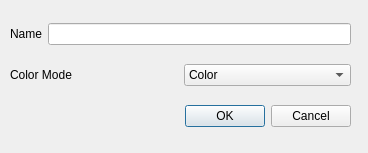
<?xml version="1.0" encoding="UTF-8"?>
<ui version="4.0">
 <class>Dialog</class>
 <widget class="QDialog" name="Dialog">
  <property name="geometry">
   <rect>
    <x>0</x>
    <y>0</y>
    <width>368</width>
    <height>153</height>
   </rect>
  </property>
  <property name="windowTitle">
   <string>Dialog</string>
  </property>
  <widget class="QWidget" name="verticalLayoutWidget">
   <property name="geometry">
    <rect>
     <x>10</x>
     <y>10</y>
     <width>341</width>
     <height>131</height>
    </rect>
   </property>
   <layout class="QVBoxLayout" name="verticalLayout">
    <item>
     <layout class="QHBoxLayout" name="horizontalLayout">
      <item>
       <widget class="QLabel" name="label_name">
        <property name="text">
         <string>Name</string>
        </property>
       </widget>
      </item>
      <item>
       <widget class="QLineEdit" name="name"/>
      </item>
     </layout>
    </item>
    <item>
     <layout class="QHBoxLayout" name="horizontalLayout_2">
      <item>
       <widget class="QLabel" name="label_color_mode">
        <property name="text">
         <string>Color Mode</string>
        </property>
       </widget>
      </item>
      <item>
       <widget class="QComboBox" name="color">
        <item>
         <property name="text">
          <string>Color</string>
         </property>
        </item>
        <item>
         <property name="text">
          <string>Grayscale</string>
         </property>
        </item>
       </widget>
      </item>
     </layout>
    </item>
    <item>
     <widget class="QDialogButtonBox" name="buttonBox">
      <property name="orientation">
       <enum>Qt::Horizontal</enum>
      </property>
      <property name="standardButtons">
       <set>QDialogButtonBox::Cancel|QDialogButtonBox::Ok</set>
      </property>
     </widget>
    </item>
   </layout>
  </widget>
 </widget>
 <resources/>
 <connections>
  <connection>
   <sender>buttonBox</sender>
   <signal>accepted()</signal>
   <receiver>Dialog</receiver>
   <slot>accept()</slot>
   <hints>
    <hint type="sourcelabel">
     <x>248</x>
     <y>254</y>
    </hint>
    <hint type="destinationlabel">
     <x>157</x>
     <y>274</y>
    </hint>
   </hints>
  </connection>
  <connection>
   <sender>buttonBox</sender>
   <signal>rejected()</signal>
   <receiver>Dialog</receiver>
   <slot>reject()</slot>
   <hints>
    <hint type="sourcelabel">
     <x>316</x>
     <y>260</y>
    </hint>
    <hint type="destinationlabel">
     <x>286</x>
     <y>274</y>
    </hint>
   </hints>
  </connection>
 </connections>
</ui>
